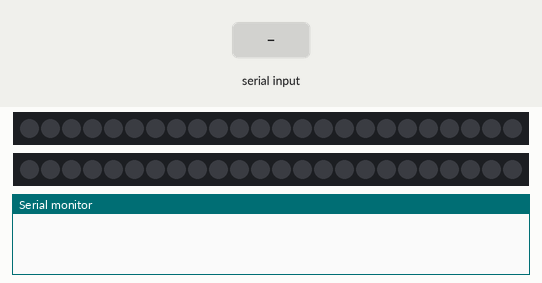
The sketch below on a simulated Arduino Uno, built with avr-gcc and run on an emulated ATmega328P. On the bench: 2 × 24 RGB LEDs in strip order, left to right, the last lines printed to the serial monitor. Inputs (shaded band) come from the test bench. Dim RGB values are drawn brighter than linear.

Above: at 1.2 s.
1.3 s: ",\n" received over Serial
2.8 s: "(\n" received over Serial
4.3 s: "90,45,200\n" received over Serial
At 15.2 s:
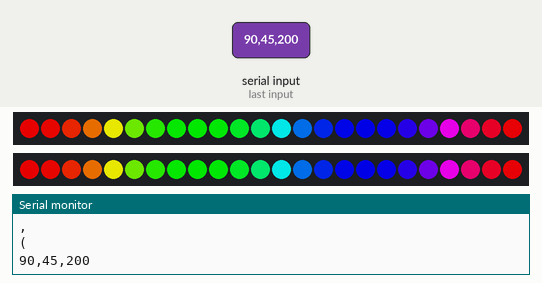
Timing chart, 0 to 16.7 s (numbered marks = the images above; inputs shaded):
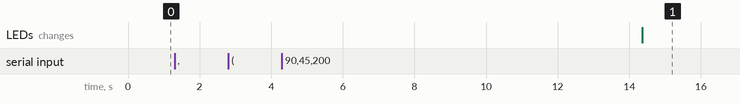

The sketch:

sketch_aug30a.ino
```cpp
#include <Adafruit_NeoPixel.h>
#ifdef __AVR__
  #include <avr/power.h>
#endif

#define PIN 12
#define PIN2 11
#define NUMPIXELS (8*3)
#define BRIGHTNESS 180

Adafruit_NeoPixel strip = Adafruit_NeoPixel(NUMPIXELS, PIN, NEO_GRB + NEO_KHZ800);
Adafruit_NeoPixel strip2 = Adafruit_NeoPixel(NUMPIXELS, PIN2, NEO_GRB + NEO_KHZ800);
uint32_t firstPixelHue = 0;

void setup() {
  Serial.begin(115200);
  strip.setBrightness(BRIGHTNESS);
  strip2.setBrightness(BRIGHTNESS);
  strip.begin();
  strip2.begin();
  strip.show();
  strip2.show();
}
int color[5] = {0,};
int all_color[6][8][5] = {0,};
int zone[3] = {0,8,16};

unsigned long millisTime = millis();
unsigned long old_millisTime = millis();

String buf;
bool RGB_trigger = false;
void loop() {
  unsigned long millisTime = millis();
  if(Serial.available()>0){
      buf = Serial.readStringUntil('\n');
      RGB_trigger = true;
    }
  if(RGB_trigger){
    int ord = str_to_int(buf);
      if(ord){
        if(color[0]<=2){
          strip.setPixelColor((color[0]*8)+color[1],strip.Color(color[2],color[3],color[4]));
          strip.show();
        }
        else{
          strip2.setPixelColor(((color[0]-3)*8)+color[1],strip2.Color(color[2],color[3],color[4]));
          strip2.show();
        }
        old_millisTime = millisTime;
      }
    RGB_trigger = false;
  }

  if(millisTime-old_millisTime > 10000){
    whiteOverRainbow();
    old_millisTime = millisTime;
  }

}
void whiteOverRainbow() {
    for(int i=0; i<strip.numPixels(); i++) {
        int pixelHue = firstPixelHue + (i * 65536L / strip.numPixels());
        strip.setPixelColor(i, strip.gamma32(strip.ColorHSV(pixelHue)));
        strip2.setPixelColor(i, strip2.gamma32(strip2.ColorHSV(pixelHue)));
    }
    strip.show();
    strip2.show();
    firstPixelHue += 50;

}


int str_to_int(String data){
  Serial.println(data);
  if(data[0] == '('){
    int ID_data = data.indexOf(",",1);
    int division_data = data.indexOf(",",ID_data+1);
    int first_data = data.indexOf(",",division_data+1);
    int second_data = data.indexOf(",",first_data+1);
    int third_data = data.length()-1;

    color[0] = data.substring(1,ID_data).toInt();
    color[1] = data.substring(ID_data+1,division_data).toInt();
    color[2] = data.substring(division_data+1,first_data).toInt();
    color[3] = data.substring(first_data+1, second_data).toInt();
    color[4] = data.substring(second_data+1, third_data).toInt();

    return 1;
  }
  return -1;
}
```
